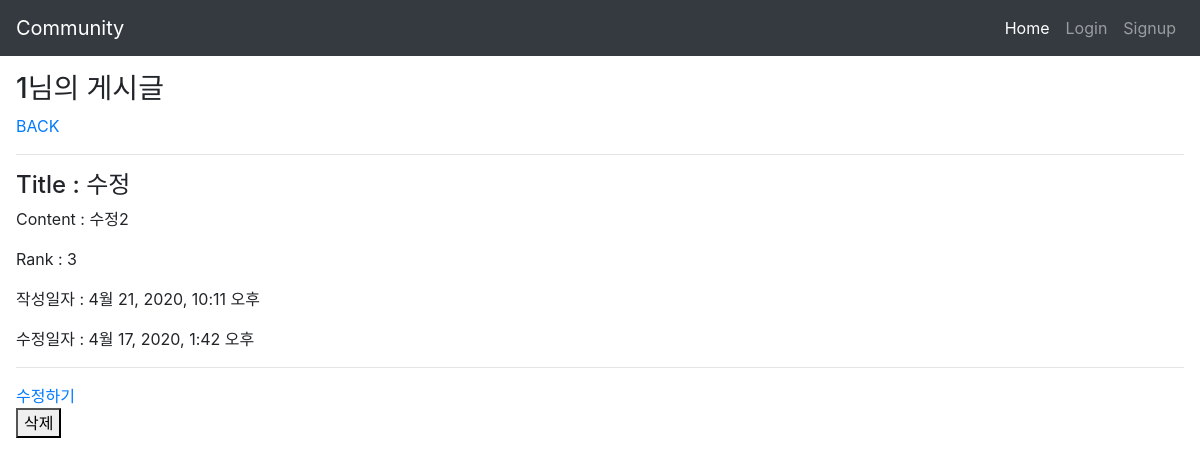
/reviews/1, run on the app's committed database.
### reviews/models.py (models this page shows)
class Review(models.Model):
    title = models.CharField(max_length=30)
    content = models.TextField()
    rank = models.IntegerField()
    created_at = models.DateTimeField(auto_now=True)
    updated_at = models.DateTimeField(auto_now_add=True)

### reviews/views.py (the view)
# urls.py: path('<int:review_pk>', views.detail, name= 'detail'),
def detail(request, review_pk):
    review = get_object_or_404(Review, pk=review_pk)
    context = {
        'review' : review
    }
    return render(request, 'reviews/detail.html', context)

### reviews/templates/reviews/detail.html (shortened to what this page needs)
{% extends 'base.html' %}
{% block body %}
<h3>{{review.pk}}님의 게시글</h3>
<a href="{% url 'reviews:index' %}">BACK</a>
<hr/>
<h4>Title : {{review.title}}</h4>
<p>Content : {{review.content}}</p>
<p>Rank : {{review.rank}}</p>
<p>작성일자 : {{review.created_at}}</p>
<p>수정일자 : {{review.updated_at}}</p>
<hr>
<a href="{% url 'reviews:update' review.pk %}">수정하기</a>
<form action="{% url 'reviews:delete' review.pk %}" method="POST">
    <button>삭제</button>
</form>
{% endblock %}

### data on the page
Review: pk "1", title "수정", content "수정2", rank "3", created_at "4월 21, 2020, 10:11 오후", updated_at "4월 17, 2020, 1:42 오후"
